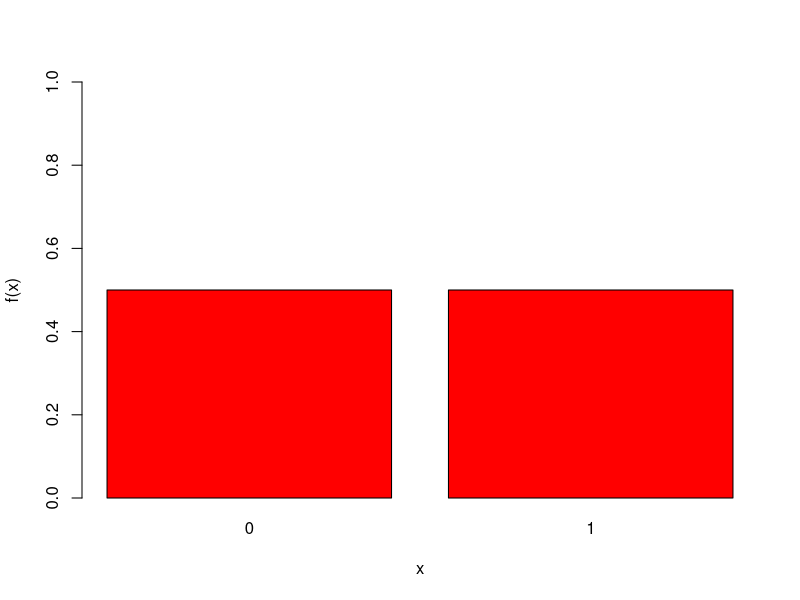
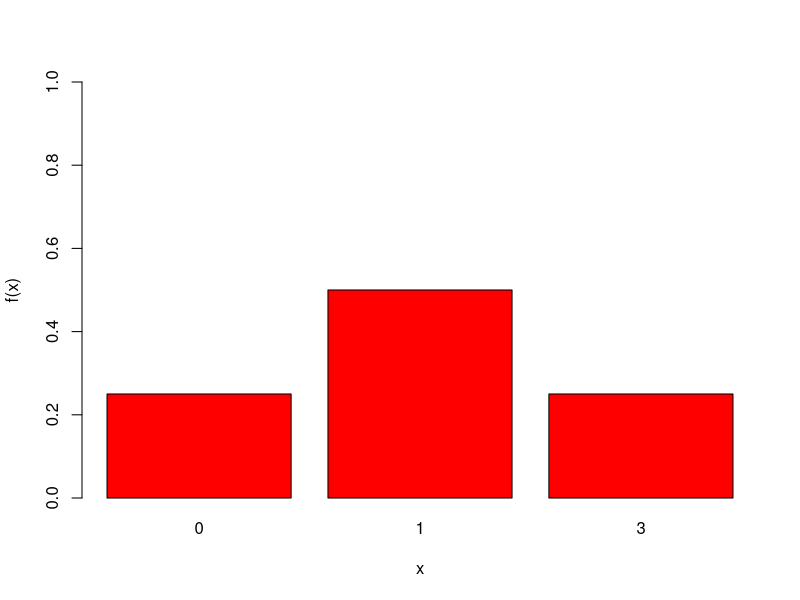
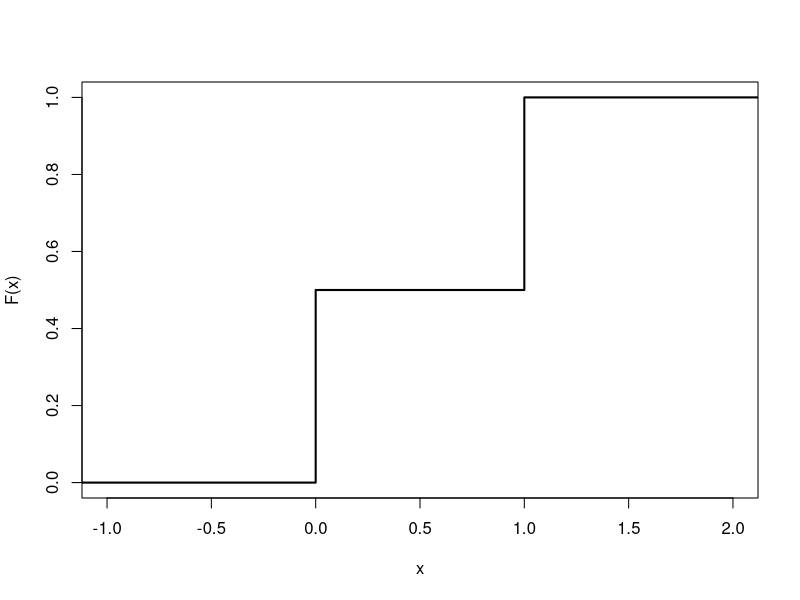
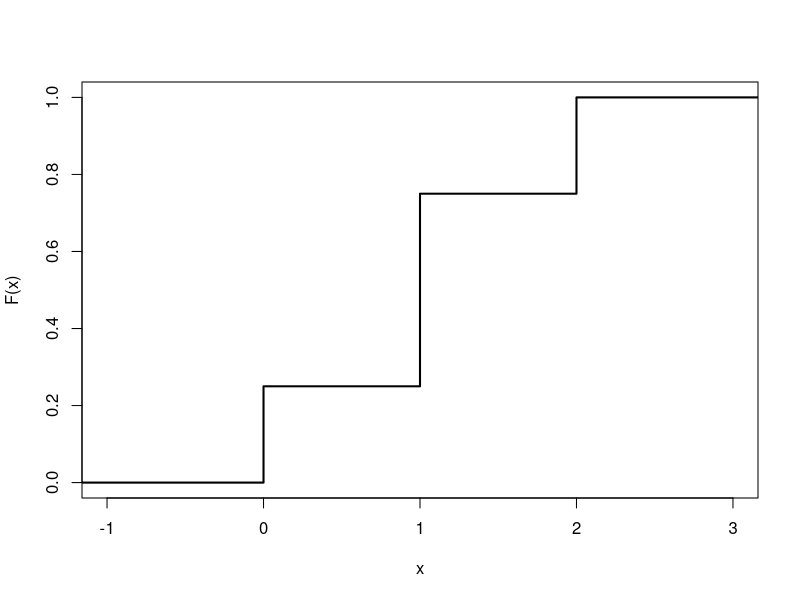
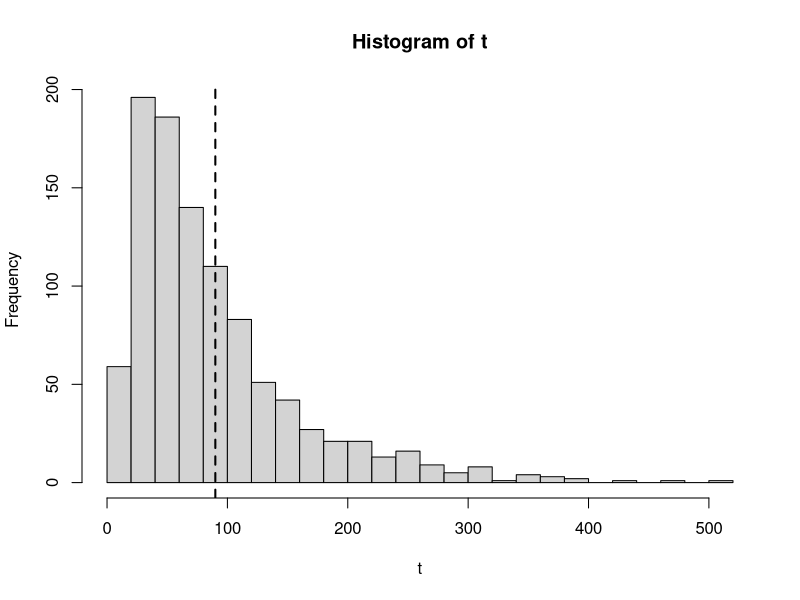

These charts were generated, in order, by the following R code:
## ---- chunk 1
barplot(height = c(0.5, 0.5), names.arg = c(0, 1), ylim = c(0, 1), col = "red", xlab = "x", ylab = "f(x)")
## ---- chunk 2
barplot(height = c(0.25, 0.5, 0.25), names.arg = c(0, 1, 3), ylim = c(0, 1), col = "red", xlab = "x", ylab = "f(x)")
## ---- chunk 3
plot(y = c(0, 0, 0.5, 0.5, 1, 1), x = c(-2, 0, 0, 1, 1, 3), type = "l", lwd = 2, ylim = c(0, 1), xlim = c(-1, 2), xlab = "x", ylab = "F(x)")
## ---- chunk 4
plot(y = c(0, 0, 0.25, 0.25, 0.75, 0.75, 1, 1), x = c(-2, 0, 0, 1, 1, 2, 2, 4), type = "l", lwd = 2, ylim = c(0, 1), xlim = c(-1, 3), xlab = "x", ylab = "F(x)")
## ---- chunk 5
n_sim = 1000
t = rep(0, times = n_sim)
for(i in 1:1000){
  money = 100
  while(money < 200 & money > 0){
    if(rbinom(1, 1, 18/38) > 0){
      money = money + 10
    }
    else{
      money = money - 10
    }
    t[i] = t[i] + 1
  }
}
## ---- chunk 6
t_mean = mean(t)
t_mean
hist(t, breaks = 20)
abline(v = t_mean, lty = 2, lwd = 2)
